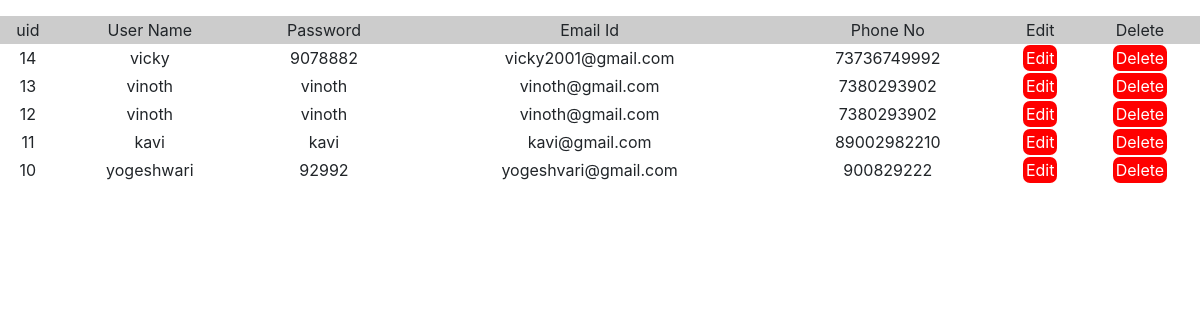
/Admin/users.php, run on the app's committed database.
### tables this page shows
CREATE TABLE `users` (
  `uid` int(11) NOT NULL,
  `uname` varchar(100) NOT NULL,
  `upass` varchar(100) NOT NULL,
  `uemail` varchar(100) NOT NULL,
  `uphone` varchar(100) NOT NULL
);

### Admin/DbConfig.php (called while the page is built, shortened)
<?php
class DbConfig
{
    private $_host = 'localhost';
    private $_username = 'root';
    private $_password = '';
    private $_database = 'idcard';
    protected $connection;
    public function __construct()
    {
        if (!isset($this->connection)) {
            $this->connection = new mysqli($this->_host, $this->_username, $this->_password, $this->_database);
        }
        return $this->connection;
    }
}
?>

### Admin/Crud.php (called while the page is built, shortened)
<?php
include_once 'DbConfig.php';
class Crud extends DbConfig
{
    public function getData($query)
    {
        $result = $this->connection->query($query);
        $rows = array();
        while ($row = $result->fetch_assoc()) {
            $rows[] = $row;
        }
        return $rows;
    }
}
?>

### Admin/users.php (the view, shortened to what this page needs)
<?php
include_once("Crud.php");
$crud = new Crud();
$query = "SELECT * FROM users ORDER BY uid DESC";
$result = $crud->getData($query);
?>
<!DOCTYPE html>
<html lang="en">
<head>
    <link rel="stylesheet" href="CSS\bootstrap.min.css">
    <link rel="stylesheet" href="CSS\Style.css">
    <link rel="stylesheet" href="CSS\bootstrap-icons.css">
  <link rel="stylesheet" href="https://cdn.jsdelivr.net/npm/bootstrap@4.6.2/dist/css/bootstrap.min.css">
</head>
<body>
    <table width='100%' border=0 class="text-center mt-3" cellpadding=2>
    <tr bgcolor='#CCCCCC'>
    <td>uid</td>
        <td>User Name</td>
        <td>Password</td>
        <td>Email Id</td>
        <td>Phone No</td>
        <td>Edit</td>
        <td>Delete</td>
    </tr>
    <?php
    foreach ($result as $key => $res) {
        echo "<tr>";
        echo "<td>".$res['uid']."</td>";
        echo "<td>".$res['uname']."</td>";
        echo "<td>".$res['upass']."</td>";
        echo "<td>".$res['uemail']."</td>";
        echo "<td>".$res['uphone']."</td>";
        echo "<td><a href=\"edit-user.php?uid=$res[uid]\">Edit</a></td>";
        echo "<td><a href=\"delete-user.php?uid=$res[uid]\" onClick=\"return confirm('Are you sure you want to delete?')\">Delete</a></td>";
    }
    ?>
    </table>
</body>
</html>

### Admin/CSS/Style.css (style rules this page uses)
body { box-sizing: border-box; background-color: white; }

### Admin/users.php (style rules this page uses)
td a { color:white; text-decoration: none; background-color:red; padding:3px; border-radius:7px; }

### data on the page
users: uid "14", uname "vicky", upass "9078882", uemail "vicky2001@gmail.com", uphone "73736749992"
users: uid "13", uname "vinoth", upass "vinoth", uemail "vinoth@gmail.com", uphone "7380293902"
users: uid "12", uname "vinoth", upass "vinoth", uemail "vinoth@gmail.com", uphone "7380293902"
users: uid "11", uname "kavi", upass "kavi", uemail "kavi@gmail.com", uphone "89002982210"
users: uid "10", uname "yogeshwari", upass "92992", uemail "yogeshvari@gmail.com", uphone "900829222"
